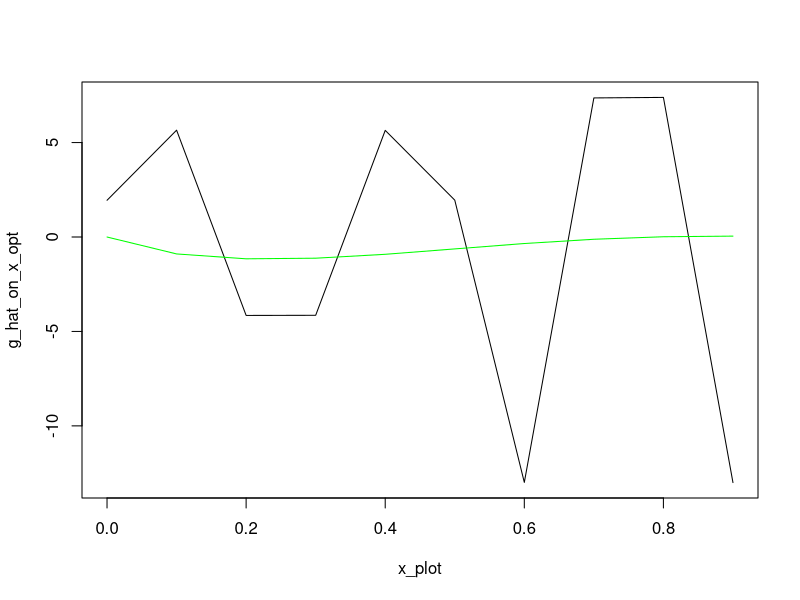
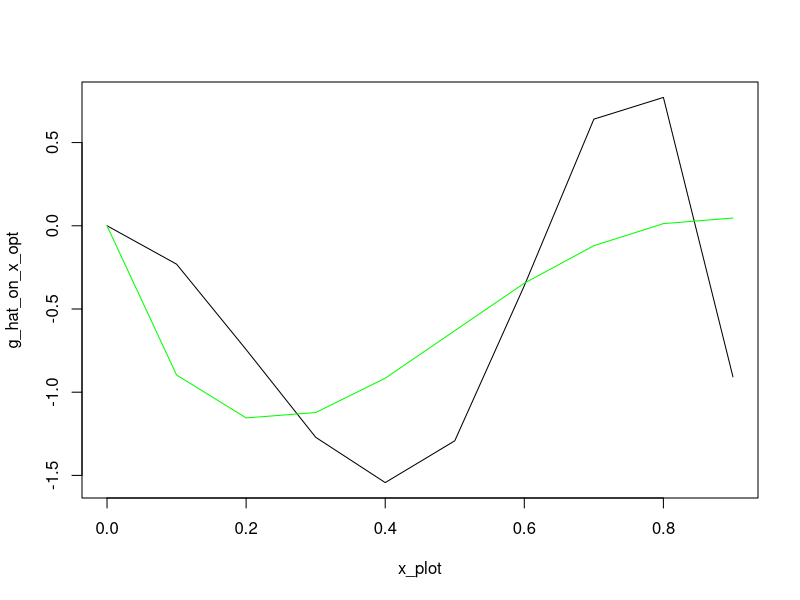
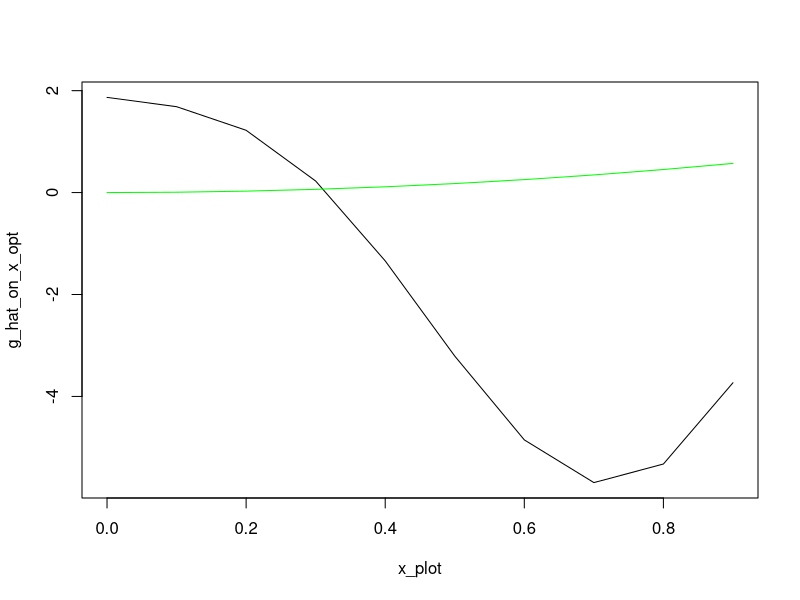
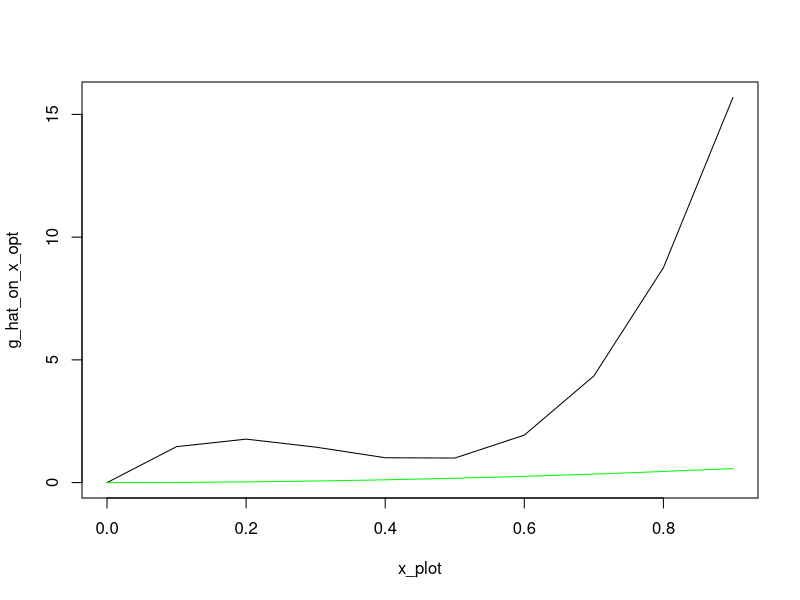
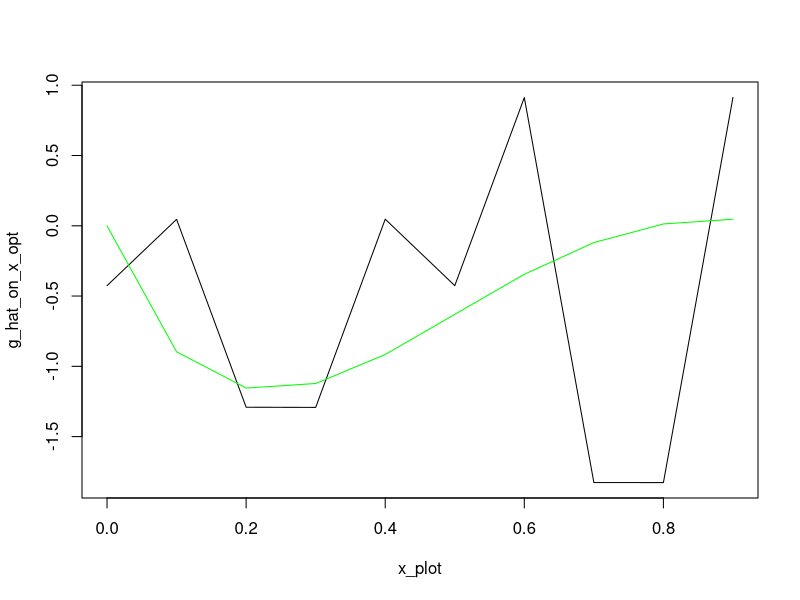
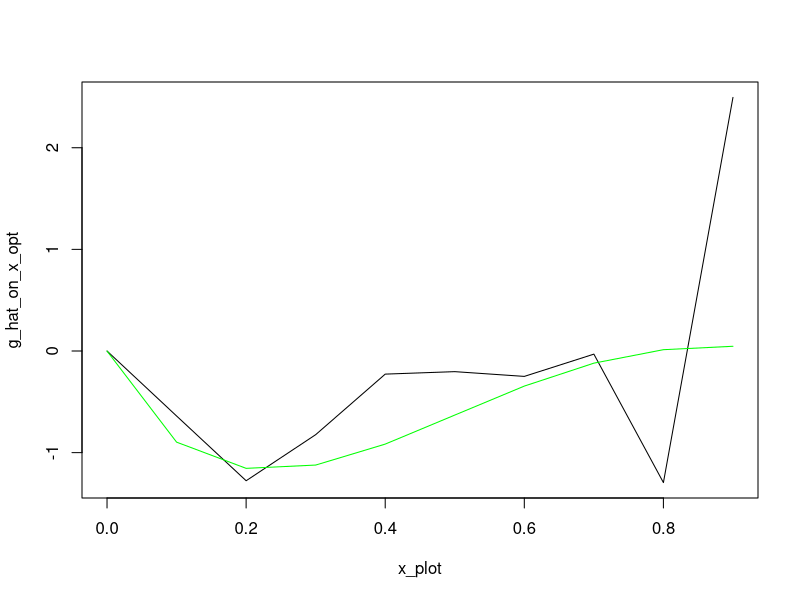
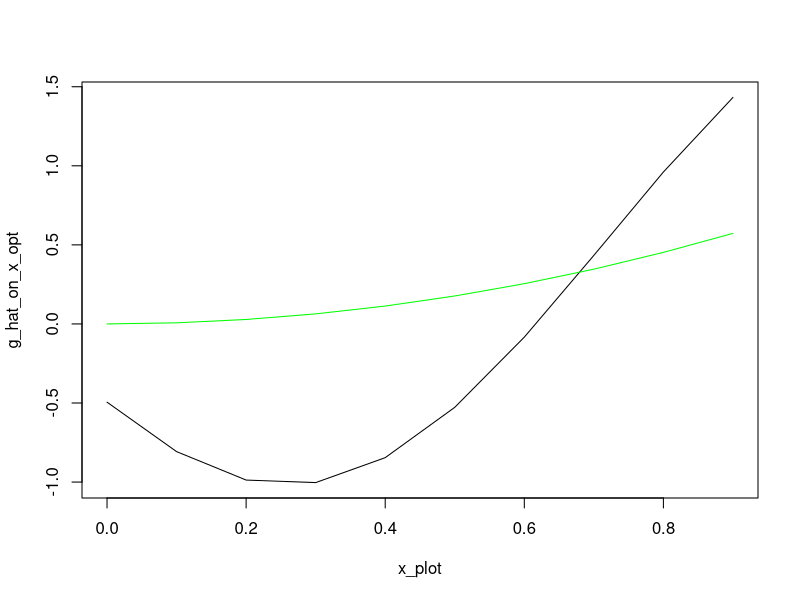
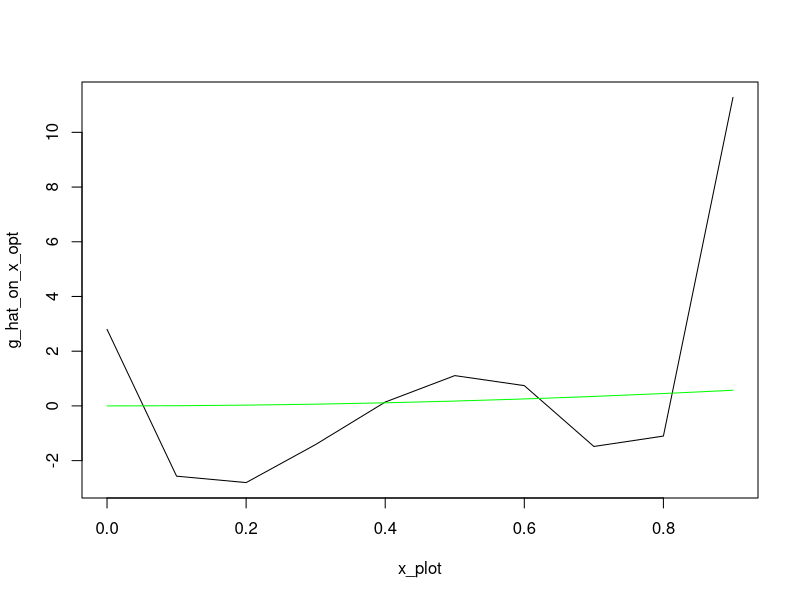

Source code (R) for these figures, in order:
#### Packages ####
library(splines)
library(MASS)
library(caret)

#### Estimate the gamma in the series estimation ####

kernel_functions <- function(x,ker='normal',knorm="sq")
{
  # Densities such as the integral of the square of the density is one if knorm is sq 
  # or such that the sd is one if knorm is sd.
  if (ker=='normal') 
  { 
    s <- switch(knorm,
                sd = 1,
                sq = 1/(2*sqrt(pi)))
    aux <- exp(- x^2 /(2*s^2)) / (sqrt(2*pi)*s)
  }
  if (ker=='triangle')
  {
    s <- switch(knorm,
                sd = sqrt(6),
                sq = (2/3))
    aux <- (s-abs(x))
    aux <- aux * (aux >0)/s^2
  }
  if (ker=='laplace')
  {
    s <- switch(knorm,
                sd = 1/sqrt(2),
                sq = 1/4)
    aux <- exp(-abs(x)/s)/(2*s)
  }
  return(aux)
}

create_W <- function(W, h=1 ,ker='normal',knorm="sq",remove=FALSE)
{
  #   ICM and smoothing matrix 
  #   If no bandwidth is provided for the function, h=1 is used  (no smoothing)
  #   The principle diagonal is replaced with zeros if remove = TRUE.
  n_w <- length(W)
  mat <- sapply(W,function(e) W - e*pracma::ones(n_w,1))
  wmat <-  kernel_functions(mat / h,ker=ker,knorm=knorm)/h; # kernel smoothing 
  # principle diagonal of the matrix replaced with zeros
  if (remove==TRUE) wmat <-  wmat - diag(diag(wmat))
  return(wmat/(n**2))
}

# splines
create_P_splines <- function(x, Z, J, degree){
  knots = quantile(Z, probs = seq(0, 1, length.out = J))
  return(bs(x, knots = knots, degree = degree, intercept = FALSE)[,1:length(knots)+degree-1])}

#trigo
p_j_trigo_0_1 <-function(j, J, z){
  a = 2*pi*j*z
  #print(a)
  if (j==1){
    return(1)
  }
  if (j%%2 == 0){
    cos_val = cos(a)
    return(sqrt(2)*cos_val)
  }
  else{
    sin_val = sin(a)
    return(sqrt(2)*sin_val)
  }
}

#hist
p_j_hist_0_1 <-function(j, J, z){
  l = length(z)
  if (l>1){
    res = rep(0, l)
    for (i in 1:l){
      if (z[i] >= (j - 1) / J && z[i] < j / J) {
        res[i] = sqrt(J)
      } else {
        res[i] = 0
      }
    }
    return(res)}
  else{
    if (z >= (j - 1) / J && z < j / J) {
      return(sqrt(J))
    } else{
      return(0)
    }
  }
}

# generalize for interval [a,b] : en fait ici on peut dire qu'on normalise Z entre 0 et 1
basis_a_b <-function(j, J, z, a, b, p_j_0_1){
  return(p_j_0_1(j,J,((z-a)/(b-a)))/sqrt(b-a))
}

# create P
create_P <- function(z_eval, J, Z, p_j, degree, spline_bool){
  n = length(Z)
  a = min(Z)
  b = max(Z)
  P = matrix(0, n, J)
  if (spline_bool == 0){
    for (j in 1:J){
      for (i in 1:n){
        P[i,j] = basis_a_b(j, J, Z[i], a, b, p_j)
      }
    }
  }
  else{
    P <- create_P_splines(z_eval, Z, J, degree)
  }
  return(P)
}

# compute gamma_hat
estimation_gamma <- function(J, W, Z, Y, p_j, bool_splines, degree){
  n = length(Z)
  a = min(Z)
  b = max(Z)
  #compute Omega
  Omega <- create_W(W)
  
  #compute P
  P <- create_P(Z, J, Z, p_j, degree, bool_splines)
  
  #compute gamma
  gamma_step = t(P)%*%Omega%*%Y
  gamma_step_invert = solve(t(P)%*%Omega%*%P)
  gamma_hat = gamma_step_invert%*%gamma_step
  
  return(gamma_hat)
}

# Compute g_hat
g_hat <- function(z, J, p_j, gamma_hat, a, b){
  p_j_vector = rep(0, J)
  for (j in 1:J){
    p_j_vector[j] = basis_a_b(j, J, z, a, b, p_j)
  }
  return(sum(gamma_hat*p_j_vector))
}


#### Simulation 1 from Chen ####
g_sim_1 <- function(z, case){
  return(sin(4*z)*log(z))
}

simulate_data_1 <- function(data_param, g_sim, case){
  n = data_param[1]
  corr = data_param[2]
  
  U_V = mvrnorm(n, mu = c(0, 0), Sigma = matrix(c(1, corr, corr, 1),ncol = 2))
  
  U = U_V[,1]
  V = U_V[,2]
  X = rnorm(n, 0, 1)
  W = pnorm(X, 0, 1)
  D = rbinom(n, 1, 0.5)
  Z = pnorm(D*(X+V)+(1-D)*V)

  Y = g_sim(Z, none) + U
  
  return(list(U = U, V = V, X = X, W = W, D = D, Z = Z, Y = Y))
}

#data_param_1 = (n, corr)
n = 1250 #2500, 5000, 10 000
corr = 0.75
data_param_1 = c(n, corr)

simul_1 = simulate_data_1(data_param_1, g_sim_1, none) 


#### Simulation 2 from Chen ####
n = 1250 #2500, 5000, 10 000
Z = runif(n,0,1)
U = rnorm(n,0,1)
g_sim_2 <- function(z, case){
  return(sin(15*pi*z)*cos(z))
}

Y = g_sim_2(Z,none) + U

#attention ici pas d'instrument : à réfléchir




#### Simulation 3 #### 
simulate_data_3 <- function(data_param, g_sim, case){
  n = data_param[1]
  rhoev = data_param[2]
  rhowz = data_param[3]
  
  W = rnorm(n, 0, 1)
  V = rnorm(n, 0, 1)
  
  beta = sqrt((rhoev**2)/(1 - rhoev**2))
  Z = (beta*W + V)/sqrt(1+beta**2)
  
  eta = rnorm(n, 0, 1)
  a = sqrt((rhowz**2)/(1 - rhowz**2))
  eps = (a*V + eta)/sqrt(1+beta**2)
  
  Y = g_sim(Z,case) + eps
  
  return(list(W = W, V = V, Z = Z, Y = Y, eps = eps))
}

g_sim_3 <- function(x,case)  
{
  switch(case,  
         x,
         x^2/sqrt(2),
         sqrt(3*sqrt(3))*x*exp(-(x^2)/2),
         sqrt(3)*x*sin(pi*x/2),
         4*exp(-abs(x)) , 
         log(abs(x-1)+1)*ifelse(x>1,1,-1)*sqrt(10/3),
         sqrt(2)*x*cos(pi*x),
         (log(abs(x-1)+1)*ifelse(x>1,1,-1)*sqrt(10/3) - 0.6*x+ (x^3)*2)/8
  )
}


#n = 200 #or 400
#rhoev = 0.5 #0.8, 0.8
#rhowz = 0.9 #0.9, 0.7

data_param_3 = c(200, 0.5, 0.9)
simul_3 = simulate_data_3(data_param_3, g_sim_3, 2) #utilisent que le cas 2 et 3 dans le papier lapenta


#### Selection of J by cross-validation on M ####
calcul_M_g_hat <- function(gamma_hat, J, Z, Y, W, p_j_hat, bool_splines, degree){
  Omega <- create_W(W)
  M = 0 
  a = min(Z)
  b = max(Z)
  n = length(Z)
  g_hat_on_Z <- rep(0, n)
  if (bool_splines == 0){
    for (i in 1:n){
      g_hat_on_Z = g_hat(Z[i], J, p_j_hat, gamma_hat, a, b)
    }}
  else{
    basis <- create_P_splines(Z, Z, J, degree)
    g_hat_on_Z <- basis%*%gamma_hat
  }
  
  for (i in 1:n){
    for (j in 1:n){
      M = M + (Y[i] - g_hat_on_Z[i])*(Y[j] - g_hat_on_Z[j])*Omega[i,j]
    }
    return(M/(n**2))
  }}


calcul_M_true_g <- function(g, J, Z, Y, W){
  M = 0
  Omega <- create_W(W)
  for (i in 1:n){
    for (j in 1:n){
      M = M + (Y[i] - g(Z[i]))*(Y[j] - g(Z[j]))*Omega[i,j]
    }
    return(M/(n**2))
  }}

calcul_M_g_hat_test_sample <- function(g_hat_on_Z_test, Omega, n_test, Y_test){
  M = 0
  for (i in 1:n_test){
    for (j in 1:n_test){
      M = M + (Y_test[i] - g_hat_on_Z_test[i])*(Y_test[j] - g_hat_on_Z_test[j])*Omega[i,j]
    }
    return(M/(n_test**2))
  }}


#we want to minimize M so we choose J such that M is minimal
sample_train_test <- function(Z, Y, W, p_train){
  # Create a single data frame with all variables
  df <- data.frame(Z = Z, Y = Y, W = W)
  
  # Create bins based on the X variable (you can modify the binning logic if needed)
  bins <- cut(df$Z, breaks = 3, labels = FALSE)
  
  # Sample indices for the training set using bins for stratification
  index_train <- createDataPartition(bins, p = p_train, list = FALSE)
  
  # Indices for the validation set (complementary to train indices)
  index_val <- setdiff(seq_len(nrow(df)), index_train)
  
  # Create train and validation sets based on indices
  train_set <- df[index_train, ]
  val_set   <- df[index_val, ]
  
  # Return the training and validation sets
  return(list(
    Z_train = train_set$Z, Y_train = train_set$Y, W_train = train_set$W,
    Z_validation = val_set$Z, Y_validation = val_set$Y, W_validation = val_set$W
  ))
}

optimization_CV_M <- function(Z, W, Y, vect_J_to_test, p_train, p_j, bool_splines, degree, x_plot, case, true_g){
  gamma_hat_list <- vector("list", length(vect_J_to_test))
  a = min(Z)
  b = max(Z)
  M_values <- numeric(length(vect_J_to_test))
  n = length(Z)
  
  # split the data in training and test set
  sampled_data <- sample_train_test(Z, Y, W, p_train)
  Z_train <- sampled_data$Z_train
  Y_train <- sampled_data$Y_train
  W_train <- sampled_data$W_train
  Z_validation <- sampled_data$Z_validation
  Y_validation <- sampled_data$Y_validation
  W_validation <- sampled_data$W_validation
  n_train <- length(Z_train)
  
  # compute gamma_hat_train and g_hat_train for the training set
  for (j in 1:length(vect_J_to_test)){
    #compute gamma_hat_train
    gamma_hat <- estimation_gamma(vect_J_to_test[j],W_train,Z_train,Y_train,p_j, bool_splines, degree)
    gamma_hat_list[[j]] <- gamma_hat
    
    # compute the prediction of g_hat_train on the test set 
    n_val <- length(Z_validation)
    if (bool_splines == 0){ 
      g_hat_on_Z_val = rep(0, n_val)
      for (i in 1:n_val){
        g_hat_on_Z_val[i] <- g_hat(Z_validation[i], vect_J_to_test[j], p_j, gamma_hat, a, b)
      }}
    else{
      basis <- create_P_splines(Z_validation, Z_train, vect_J_to_test[j], degree)
      g_hat_on_Z_val <-  basis%*%gamma_hat
    }
    
    # compute M and store it 
    Omega_val <- create_W(W_validation)
    M_values[j] <- calcul_M_g_hat_test_sample(g_hat_on_Z_val, Omega_val, n_val, Y_validation)
  }
  
  # return J corresponding to the smallest MSE
  J_opt = vect_J_to_test[which.min(M_values)]
  print(c(M_values, J_opt))
  gamma_hat <- estimation_gamma(J_opt,W,Z,Y,p_j, bool_splines, degree)
  
  g_hat_on_x_opt = rep(0, length(x_plot))
  if (bool_splines == 0){ 
    for (i in 1:length(x_plot)){
      g_hat_on_x_opt[i] <- g_hat(x_plot[i], J_opt, p_j, gamma_hat, a, b)
    }}
  else{
    basis <- create_P_splines(x_plot, Z, J_opt, degree)
    g_hat_on_x_opt <- basis%*%gamma_hat
  }
  
  g_on_x = true_g(x_plot, case)
  plot(x_plot, g_hat_on_x_opt, type = 'l', col = 'black')
  lines(x_plot, g_on_x, type = 'l', col = 'green')
  
  return(J_opt)
  
}


#simulation 1 
data_param_1 = c(1250, 0.75)
simul_1 <- simulate_data_1(data_param_1, g_sim_1, none)
vect_J_to_test = seq(3, 10, by = 1)
x = seq(min(Z), max(Z), by = 0.1)
optimization_CV_M(simul_1$Z, simul_1$W, simul_1$Y, vect_J_to_test, 0.6, p_j_trigo_0_1, 0, none, x, none, g_sim_1)

vect_J_to_test = seq(3, 10, by = 1)
x = seq(min(Z), max(Z), by = 0.1)
optimization_CV_M(simul_1$Z, simul_1$W, simul_1$Y, vect_J_to_test, 0.6, none, 1, 3, x, none, g_sim_1)


#simulation 3 : avec base trigo, pas l'impression que ça fonctionne de ouf
data_param_3 = c(200, 0.5, 0.9)
simul_3 = simulate_data_3(data_param_3, g_sim_3, 2) 

vect_J_to_test = seq(3, 20, by = 1)
x = seq(min(Z), max(Z), by = 0.1)
optimization_CV_M(simul_3$Z, simul_3$W, simul_3$Y, vect_J_to_test, 0.8, p_j_trigo_0_1, 0, none, x, 2, g_sim_3)


vect_J_to_test = seq(3, 20, by = 1)
x = seq(min(Z), max(Z), by = 0.1)
optimization_CV_M(simul_3$Z, simul_3$W, simul_3$Y, vect_J_to_test, 0.8, none, 1, 3, x, 2, g_sim_3)


#### Selection of J by cross-validation on the MSE ####
optimization_CV_MSE <- function(Z, W, Y, vect_J_to_test, p_train, p_j, bool_splines, degree, x_plot, case, true_g){
  gamma_hat_list <- vector("list", length(vect_J_to_test))
  a = min(Z)
  b = max(Z)
  MSE_values <- numeric(length(vect_J_to_test))
  n = length(Z)
  
  # split the data in training and test set
  sampled_data <- sample_train_test(Z, Y, W, p_train)
  Z_train <- sampled_data$Z_train
  Y_train <- sampled_data$Y_train
  W_train <- sampled_data$W_train
  Z_validation <- sampled_data$Z_validation
  Y_validation <- sampled_data$Y_validation
  W_validation <- sampled_data$W_validation
  n_train <- length(Z_train)
  
  # compute gamma_hat_train and g_hat_train for the training set
  for (j in 1:length(vect_J_to_test)){
    #compute gamma_hat_train
    gamma_hat <- estimation_gamma(vect_J_to_test[j],W_train,Z_train,Y_train,p_j, bool_splines, degree)
    gamma_hat_list[[j]] <- gamma_hat
    
    # compute the prediction of g_hat_train on the test set 
    n_val <- length(Z_validation)
    if (bool_splines == 0){ 
      g_hat_on_Z_val = rep(0, n_val)
      for (i in 1:n_val){
        g_hat_on_Z_val[i] <- g_hat(Z_validation[i], vect_J_to_test[j], p_j, gamma_hat, a, b)
      }}
    else{
      basis <- create_P_splines(Z_validation, Z_train, vect_J_to_test[j], degree)
      g_hat_on_Z_val <-  basis%*%gamma_hat
    }
    
    # compute MSE and store it
    MSE = sum((g_hat_on_Z_val - Z_validation)**2)
    MSE_values[j] = MSE
     }
  
  # return J corresponding to the smallest MSE
  J_opt = vect_J_to_test[which.min(MSE_values)]
  print(c(MSE_values, J_opt))
  gamma_hat <- estimation_gamma(J_opt,W,Z,Y,p_j, bool_splines, degree)
  
  g_hat_on_x_opt = rep(0, length(x_plot))
  if (bool_splines == 0){ 
    for (i in 1:length(x_plot)){
      g_hat_on_x_opt[i] <- g_hat(x_plot[i], J_opt, p_j, gamma_hat, a, b)
    }}
  else{
    basis <- create_P_splines(x_plot, Z, J_opt, degree)
    g_hat_on_x_opt <- basis%*%gamma_hat
  }
  
  g_on_x = true_g(x_plot, case)
  plot(x_plot, g_hat_on_x_opt, type = 'l', col = 'black')
  lines(x_plot, g_on_x, type = 'l', col = 'green')
  
  return(J_opt)
  
}

#simulation 1 
data_param_1 = c(1250, 0.75)
simul_1 <- simulate_data_1(data_param_1, g_sim_1, none)
vect_J_to_test = seq(3, 10, by = 1)
x = seq(min(Z), max(Z), by = 0.1)
optimization_CV_MSE(simul_1$Z, simul_1$W, simul_1$Y, vect_J_to_test, 0.6, p_j_trigo_0_1, 0, none, x, none, g_sim_1)

vect_J_to_test = seq(3, 10, by = 1)
x = seq(min(Z), max(Z), by = 0.1)
optimization_CV_MSE(simul_1$Z, simul_1$W, simul_1$Y, vect_J_to_test, 0.6, none, 1, 3, x, none, g_sim_1)


#simulation 3 
data_param_3 = c(200, 0.5, 0.9)
simul_3 = simulate_data_3(data_param_3, g_sim_3, 2) 

vect_J_to_test = seq(3, 20, by = 1)
x = seq(min(Z), max(Z), by = 0.1)
optimization_CV_MSE(simul_3$Z, simul_3$W, simul_3$Y, vect_J_to_test, 0.8, p_j_trigo_0_1, 0, none, x, 2, g_sim_3)


vect_J_to_test = seq(3, 20, by = 1)
x = seq(min(Z), max(Z), by = 0.1)
optimization_CV_MSE(simul_3$Z, simul_3$W, simul_3$Y, vect_J_to_test, 0.8, none, 1, 3, x, 2, g_sim_3)




#### Selection of J by Lepski 1 (Comte) #### 


#### Selection of J by Lepski 2 (Chen) #### 
lepski_chen <- function(c_0,W,Z,Y,p_j,bool_splines,degree, valid_dim){
  prev_ratio = 0
  new_ratio = 1000
  J = 1
  
  #find J_max
  while ((prev_ratio>10 || new_ratio<= 10)){
    s_hat_J = calcul_s_J(todo) #TODO
    prev_ratio = new_ratio
    new_ratio = s_hat_J*J*sqrt(log(J))/sqrt(n) 
    J = J+1
    while (!valid_dim(J)){# as long as the value of J is not valid we look for another one
      J = J+1
     }}

  J_max = J
  
  I_hat = seq(as.integer(0.1 * log(J_max)^2), as.integer(J_max) + 1, by = 1)
  I_hat = I_hat[sapply(I_hat, valid_dim)] #select only the valid dimensions
  
  index = 1
  J = I_hat[index]
  condition = FALSE
  while (J %in% I_hat && condition == FALSE){
    for (J_prime in I_hat){
      if (J_prime>J){
        #compute g_J and g_J'
        gamma_J <- estimation_gamma(J,W,Z,Y,p_j, bool_splines, degree)
        gamma_J_prime <- estimation_gamma(J_prime,W,Z,Y,p_j, bool_splines, degree)
        
        #compute V_hat(J) and V_hat(J')
        V_J = V_hat_J(J)
        V_J_prime = V_hat_J(J_prime)
        
        #compute |g_J - g_J'| (a)
        a = difference_norm(g_J, g_J_prime)
        
        #compute c_0(V_hat(J)+V_hat(J')) (b)
        b = c_0*(V_J + V_J_prime)
        
        if(a<b){
          condition = TRUE}
        else{
          condition = FALSE
        }  
        index = index + 1
        J = I_hat[index]
      }
      else{
        index = index + 1
        J = I_hat[index]
      }}}
  J_opt = J
  return(J_opt)
}



valid_dim_splines <- function(J){#checks if J is a valid dimension in Tau  
  
}

V_hat_J <- function(J, n, s_J_hat){
  return (sqrt(log(n)/n)/s_J_hat) #the one in our case 
}

difference_norm <- function(g_J, g_J_prime){
  # TO DO
}


#### Lepski with bootstrap ####
lepski_bootstrap <- function(n_boot,n,valid_dim,x_grid){
  prev_ratio = 0
  new_ratio = 1000
  J = 1
  
  #find J_max
  while ((prev_ratio>10 || new_ratio<= 10)){
    s_hat_J = calcul_s_J(todo) #TODO
    prev_ratio = new_ratio
    new_ratio = s_hat_J*J*sqrt(log(J))/sqrt(n) 
    J = J+1
    while (!valid_dim(J)){# as long as the value of J is not valid we look for another one
      J = J+1
    }}
  
  J_max = J
  
  I_hat = seq(as.integer(0.1 * log(J_max)^2), as.integer(J_max) + 1, by = 1)
  I_hat = I_hat[sapply(I_hat, valid_dim)] #select only the valid dimensions
  length_I_hat = length(I_hat)
  
  
  # estimate the models (ie the gamma_J and M_boot for all J)
  matrix_gamma = matrix(0, nrow = length_I_hat, ncol = length_I_hat)
  list_M_boot = list()
  for (j in 1:length_I_hat){
    M_boot_j <- compute_M_bootstrap(j, W, Z, Y, p_j, bool_splines, degree)
    list_M_boot[[j]] <- M_boot_j
    
    gamma_J <- M_boot_j%*%Y
    gamma_J_zeros <- c(gamma_J, rep(0, length_I_hat - j))
    matrix_gamma[j,] = gamma_J_zeros
  }
  
  #draw the w_i
  W_boot_matrix <- matrix(rnorm(n_boot * n, mean = 0, sd = 1), nrow = n_boot, ncol = n)
  
  T_i = rep(0, n_boot)
  for (i in 1:n_boot){
    T_i[i] = T_stat(x_grid, I_hat,W_boot_matrix[i,],matrix_gamma)
  }
  alpha = min(0.5, sqrt(log(J_max)/J_max))
  theta = quantile(T_i, probs = 1 - alpha)
  
  J_n_hat = I_hat[length(I_hat)-1] #on prend l'avant dernier pour être le plus petit strict
  
  J_hat = todo
    
  J_tilde = min(J_hat, J_n_hat)
  
  return(J_tilde)
}


compute_M_bootstrap <- function(J, W, Z, Y, p_j, bool_splines, degree){
  n = length(Z)
  a = min(Z)
  b = max(Z)
  #compute Omega
  Omega <- create_W(W)
  
  #compute P
  P <- create_P(Z, J, Z, p_j, degree, bool_splines)
  
  #compute gamma
  M_boot_step = t(P)%*%Omega
  M_boot_step_invert = solve(t(P)%*%Omega%*%P)
  M_boot = M_boot_step_invert%*%M_boot_step
  
  return(M_boot)
}


